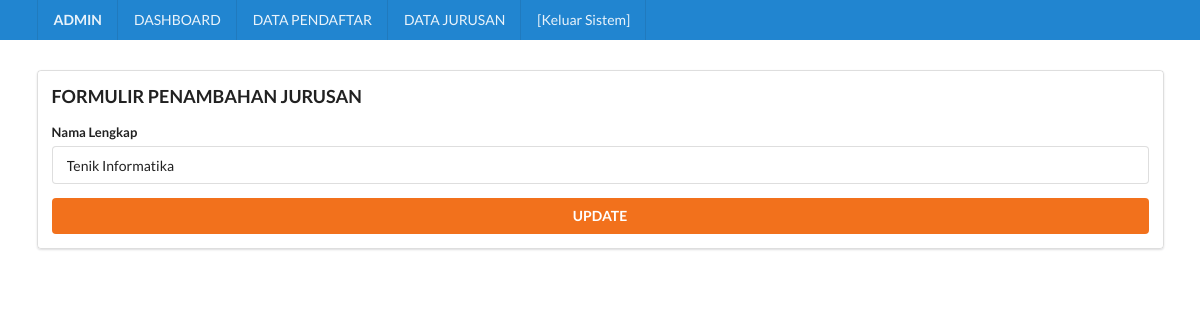
Before: /admin/data_jurusan_view.php?id_jurusan=1 with the older database file.
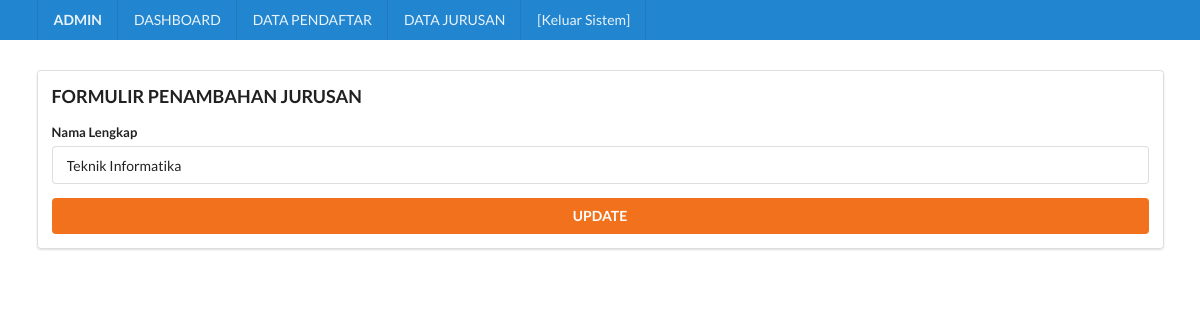
After: the same page with the newer database file.
### tables this page shows
CREATE TABLE `jurusan` (
  `id_jurusan` int(2) NOT NULL AUTO_INCREMENT,
  `nama_jurusan` varchar(50) NOT NULL,
  PRIMARY KEY (`id_jurusan`)
);

### admin/data_jurusan_view.php (the view, shortened to what this page needs)
<?php
include 'include/header.php';
include '../config/database.php';
$id_jurusan=$_GET['id_jurusan'];
$query = mysqli_query($conn, "SELECT * FROM jurusan WHERE id_jurusan='$id_jurusan'");
$data = mysqli_fetch_array($query);
?>
<div class="ui segments">
    <div class="ui segment">
    <h3>FORMULIR PENAMBAHAN JURUSAN</h3>
    <form class="ui form" method="GET" action="data_jurusan_update.php">
        <div class="field">
            <div class="field">
                <label>Nama Lengkap</label>
                <input type="text" name="nama_jurusan" value="<?= $data['nama_jurusan'];?>" >
            </div>
        </div>
        <div class="field">
            <button class="fluid ui orange button" type="submit">UPDATE</button>
    </form>
</div>
</div>
</div>

Changed rows visible on the page:
changed jurusan: nama_jurusan "Tenik Informatika" → "Teknik Informatika"
